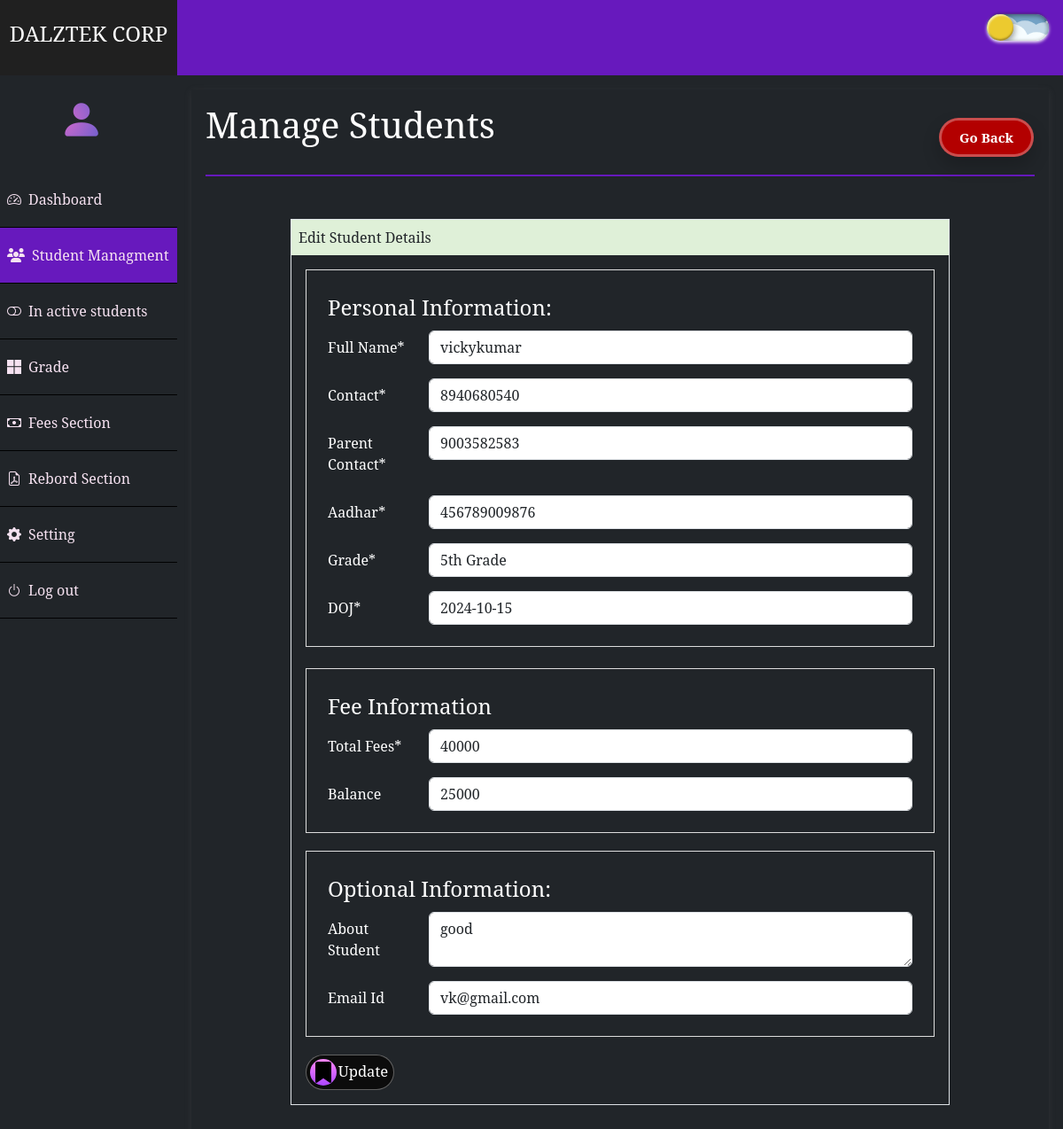
Screenshot of /editstudent.php with the database file from the repository.
### tables this page shows
CREATE TABLE `students_managment` (
  `register_no` int(10) NOT NULL,
  `fullname` varchar(30) NOT NULL,
  `Contact` varchar(15) NOT NULL,
  `ParentContact` varchar(15) NOT NULL,
  `Aadhar` varchar(20) NOT NULL,
  `Grade` varchar(20) NOT NULL,
  `joindate` varchar(20) NOT NULL,
  `TotalFees` varchar(10) NOT NULL,
  `AdvanceFee` varchar(10) NOT NULL,
  `Balance` varchar(15) NOT NULL,
  `FeeRemark` varchar(20) NOT NULL,
  `AboutStudent` varchar(100) NOT NULL,
  `EmailId` varchar(50) NOT NULL,
  `status` varchar(20) NOT NULL
);

### connection.php (called while the page is built, shortened)
<?php
class database {
    public function __construct($server, $username, $password, $databasename) {
        $this->con = new mysqli($server, $username, $password, $databasename);
        return $this->con;
    }
}
$conneection = new database("localhost", "root", "", "student_managment");
?>
<?php
class selectform
{
    public function selecttabel($con, $selecttable, $searchTerm = null, $fullname = null) {
        $this->con = $con;
        $selectsql = "SELECT * FROM $selecttable";
        $selectresult = $this->con->query($selectsql);
        return $selectresult;
    }
}
$selectquery = new selectform();
?>

### editstudent.php (the view, shortened to what this page needs)
<?php
include "connection.php";
$selectresult = $selectquery->selecttabel($conneection->con, 'students_managment', $register_no, 'register_no');
$rowselect = $selectresult->fetch_assoc();
?>
<!DOCTYPE html>
<html lang="en">
<head>
</head>
<body>
    <div class="container-fluid g-0">
        <?php
        include "header.php";
        ?>
        <div class="row g-0 p-0">
            <div class="col-lg-2 col-12 bg-dark g-0">
                <nav class="navbar navbar-expand-sm bg-dark navbar-dark">
                    <div class="collapse navbar-collapse" id="collapsibleNavbar">
                        <ul class="navbar-nav flex-column text-center text-lg-start " style="width: 100%;">
                            <div class="navbar-brand text-center admin">
                                <i class="bi bi-person-fill gradient-text" style="font-size:50px;"></i>
                            </div>
                            <li class="nav-item ">
                                <a class="nav-link" href="index.php"><i class="bi bi-speedometer2 pe-2"></i>Dashboard</a>
                            </li>
                            <li class="nav-item active">
                                <a class="nav-link" href="student_managment.php"><i class="fa-solid fa-users pe-2"></i>Student Managment</a>
                            </li>
                            <li class="nav-item ">
                                <a class="nav-link" href="inactive.php"><i class="bi bi-toggle-off pe-2"></i>In active students</a>
                            </li>
                            <li class="nav-item ">
                                <a class="nav-link" href="grade.php"><i class="bi bi-microsoft pe-2"></i>Grade</a>
                            </li>
                            <li class="nav-item ">
                                <a class="nav-link" href="fees.php"><i class="bi bi-cash pe-2"></i>Fees Section</a>
                            </li>
                            <li class="nav-item ">
                                <a class="nav-link" href="repord.php"><i class="bi bi-file-earmark-pdf pe-2"></i>Rebord Section</a>
                            </li>
                            <li class="nav-item ">
                                <a class="nav-link" href="setting.php"><i class="bi bi-gear-fill pe-2"></i>Setting</a>
                            </li>
                            <li class="nav-item ">
                                <a class="nav-link" href="logout.php"><i class="bi bi-power pe-2"></i>Log out</a>
                            </li>
                        </ul>
                    </div>
                </nav>
            </div>
            <div class="col-lg-10 col-12 p-lg-3 ms-lg-0">
                <div class="col-12 p-3" style="height:100%;box-shadow: rgba(99, 99, 99, 0.2) 0px 2px 8px 0px;">
                    <div class="row g-0" style="border-bottom:2px solid #6719BD">
                        <div class="col-10">
                            <p class="h1 pb-4 dask">Manage Students</p>
                        </div>
                        <div class="col-lg-2 col-12">
                            <a href="student_managment.php"> <button class="buttonadd ms-5 mt-3">
                                    Go Back
                                </button></a>
                        </div>
                    </div>
                    <div class="row m-lg-5 px-lg-5 g-0">
                        <div class="col-12 border">
                            <div class="p-2 text-dark" style="background-color:#DFF0D8">Edit Student Details</div>
                            <form action="" class="p-3" method="post">
                                <fieldset class="p-4 ">
                                    <legend>Personal Information:</legend>
                                    <div class="form-group row mt-2">
                                        <label for="" class="col-sm-2 col-form-label">Full Name*</label>
                                        <div class="col-sm-10">
                                            <input type="text" class="form-control" name="fullname" value="<?php echo isset($rowselect['fullname']) ? $rowselect['fullname'] : ""; ?>">
                                        </div>
                                    </div>
                                    <div class="form-group row mt-3">
                                        <label for="" class="col-sm-2 col-form-label">Contact*</label>
                                        <div class="col-sm-10">
                                            <input type="text" class="form-control" name="contact" value="<?php echo isset($rowselect['Contact']) ? $rowselect['Contact'] : ""  ?>">
                                        </div>
                                    </div>
                                    <div class="form-group row mt-3">
                                        <label for="" class="col-sm-2 col-form-label">Parent Contact*</label>
                                        <div class="col-sm-10">
                                            <input type="text" class="form-control" name="parentcontact" value="<?php echo isset($rowselect['ParentContact']) ? $rowselect['ParentContact'] : ""  ?>">
                                        </div>
                                    </div>
                                    <div class="form-group row mt-3">
                                        <label for="" class="col-sm-2 col-form-label">Aadhar*</label>
                                        <div class="col-sm-10">
                                            <input type="text" class="form-control" name="aadhar" value="<?php echo isset($rowselect['Aadhar']) ? $rowselect['Aadhar'] : ""  ?>">
                                        </div>
                                    </div>
                                    <div class="form-group row mt-3">
                                        <label for="grade" class="col-sm-2 col-form-label">Grade*</label>
                                        <div class="col-sm-10">
                                            <select class="form-control" id="grade" name="Grade">
                                                <option value="5" <?php echo (isset($rowselect['Grade']) && $rowselect['Grade'] == '5') ? 'selected' : ''; ?>>5th Grade</option>
                                            </select>
                                        </div>
                                    </div>
                                    <div class="form-group row mt-3">
                                        <label for="" class="col-sm-2 col-form-label">DOJ*</label>
                                        <div class="col-sm-10">
                                            <input type="text" class="form-control" name="dop" value="<?php echo isset($rowselect['joindate']) ? $rowselect['joindate'] : ""  ?>">
                                        </div>
                                    </div>
                                </fieldset>
                                <fieldset class="p-4 mt-4">
                                    <legend>Fee Information</legend>
                                    <div class="form-group row mt-2">
                                        <label for="totalfees" class="col-sm-2 col-form-label">Total Fees*</label>
                                        <div class="col-sm-10">
                                            <input type="number" class="form-control" id="totalfees" name="totalfees" oninput="calculateBalance()" value="<?php echo isset($rowselect['TotalFees']) ? $rowselect['TotalFees'] : ""  ?>">
                                        </div>
                                    </div>
                                    <div class="form-group row mt-3">
                                        <label for="balance" class="col-sm-2 col-form-label">Balance</label>
                                        <div class="col-sm-10">
                                            <input type="text" class="form-control" id="balance" name="balance" readonly value="<?php echo isset($rowselect['Balance']) ? $rowselect['Balance'] : ""  ?>">
                                        </div>
                                    </div>
                                </fieldset>
                                <fieldset class="p-4 ">
                                    <legend>Optional Information:</legend>
                                    <div class="form-group row mt-2">
                                        <label for="" class="col-sm-2 col-form-label">About Student</label>
                                        <div class="col-sm-10">
                                            <textarea type="text" class="form-control" name="message"><?php echo isset($rowselect['AboutStudent']) ? $rowselect['AboutStudent'] : ""; ?></textarea>
                                        </div>
                                    </div>
                                    <div class="form-group row mt-3">
                                        <label for="" class="col-sm-2 col-form-label">Email Id</label>
                                        <div class="col-sm-10">
                                            <input type="text" class="form-control" name="Email" value="<?php echo isset($rowselect['EmailId']) ? $rowselect['EmailId'] : ""  ?>">
                                        </div>
                                    </div>
                                </fieldset>
                                <button class="bookmarkBtn" type="submit" name="submit">
                                    <span class="IconContainer">
                                        <svg viewBox="0 0 384 512" height="0.9em" class="icon">
                                            <path
                                                d="M0 48V487.7C0 501.1 10.9 512 24.3 512c5 0 9.9-1.5 14-4.4L192 400 345.7 507.6c4.1 2.9 9 4.4 14 4.4c13.4 0 24.3-10.9 24.3-24.3V48c0-26.5-21.5-48-48-48H48C21.5 0 0 21.5 0 48z"></path>
                                        </svg>
                                    </span>
                                    <p class="text mt-3">Update</p>
                                </button>
                            </form>
                        </div>
                    </div>
                </div>
            </div>
        </div>
    </div>
</body>
</html>

### style.php (style rules this page uses)
* { margin: 0px; padding: 0px; box-sizing: border-box; }
:root { --black: black; --white: rgb(255, 238, 238); --bg-color: #212529 ; --text-color: white ; }
body { background-color: var(--bg-color); color: var(--text-color); }
.dask { color: var(--text-color); }
.buttonadd { position: relative; transition: all 0.3s ease-in-out; box-shadow: 0px 10px 20px rgba(0, 0, 0, 0.2); padding-block: 0.5rem; padding-inline: 1.25rem; background-color: rgb(179, 0, 0); border-radius: 9999px; display: flex; align-items: center; justify-content: center; cursor: pointer; color: #ffff; gap: 10px; font-weight: bold; border: 3px solid #ffffff4d; outline: none; overflow: hidden; font-size: 15px; }
.icon { width: 24px; height: 24px; transition: all 0.3s ease-in-out; }
.buttonadd::before { content: ""; position: absolute; width: 100px; height: 100%; background-image: linear-gradient( 120deg, rgba(255, 255, 255, 0) 30%, rgba(255, 255, 255, 0.8), rgba(255, 255, 255, 0) 70% ); top: 0; left: -100px; opacity: 0.6; }
fieldset { border: 1px solid #ddd; padding: 10px; margin-bottom: 20px; }
.bookmarkBtn { width: 100px; height: 40px; border-radius: 40px; border: 1px solid rgba(255, 255, 255, 0.349); background-color: rgb(12, 12, 12); display: flex; align-items: center; justify-content: center; cursor: pointer; transition-duration: 0.3s; overflow: hidden; }
.IconContainer { width: 30px; height: 30px; background: linear-gradient(to bottom, rgb(255, 136, 255), rgb(172, 70, 255)); border-radius: 50px; display: flex; align-items: center; justify-content: center; overflow: hidden; z-index: 2; transition-duration: 0.3s; }
.icon { border-radius: 1px; }
.text { height: 100%; width: 60px; display: flex; align-items: center; justify-content: center; color: white; z-index: 1; transition-duration: 0.3s; font-size: 1.04em; }

### header.php (style rules this page uses)
nav ul li { padding: 11px 0; border-bottom: 1px solid black; }
nav ul li a { color: #F6E2F1 !important; }
a { text-decoration: none; color: white !important; }
.active { background-color: #6719BD; }
.gradient-text { font-size: 24px; background: radial-gradient(circle farthest-corner at 3.2% 49.6%, #D869CA, #5B5ECF); -webkit-background-clip: text; -webkit-text-fill-color: transparent; background-clip: text; color: transparent; }
body { font-family: "Noto Serif", serif; font-optical-sizing: auto; font-weight: weight; font-style: normal; font-variation-settings: "wdth" 100; }

### rows the page displays
students_managment: fullname "vickykumar", contact "8940680540", parentcontact "9003582583", aadhar "456789009876", Grade "5th Grade", dop "2024-10-15", totalfees "40000", balance "25000", message "good", Email "vk@gmail.com"
